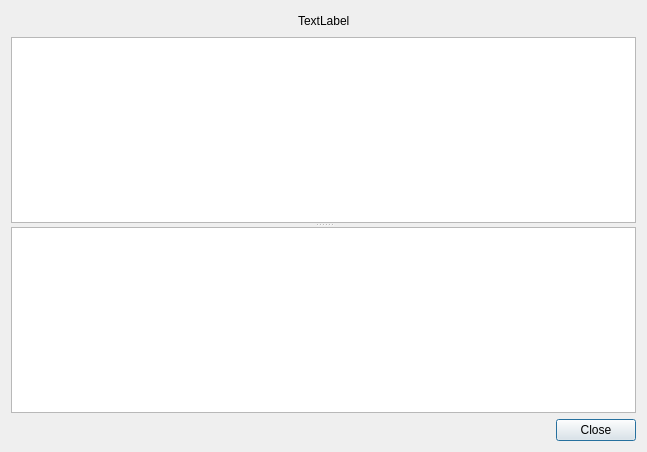
<?xml version="1.0" encoding="UTF-8"?>
<ui version="4.0">
 <class>ListTickets</class>
 <widget class="QDialog" name="ListTickets">
  <property name="geometry">
   <rect>
    <x>0</x>
    <y>0</y>
    <width>647</width>
    <height>452</height>
   </rect>
  </property>
  <property name="windowTitle">
   <string>Dialog</string>
  </property>
  <layout class="QVBoxLayout" name="verticalLayout">
   <item>
    <layout class="QHBoxLayout" name="horizontalLayout">
     <item>
      <spacer name="horizontalSpacer">
       <property name="orientation">
        <enum>Qt::Horizontal</enum>
       </property>
       <property name="sizeHint" stdset="0">
        <size>
         <width>40</width>
         <height>20</height>
        </size>
       </property>
      </spacer>
     </item>
     <item>
      <widget class="QLabel" name="label">
       <property name="text">
        <string>TextLabel</string>
       </property>
      </widget>
     </item>
     <item>
      <spacer name="horizontalSpacer_2">
       <property name="orientation">
        <enum>Qt::Horizontal</enum>
       </property>
       <property name="sizeHint" stdset="0">
        <size>
         <width>40</width>
         <height>20</height>
        </size>
       </property>
      </spacer>
     </item>
    </layout>
   </item>
   <item>
    <widget class="QSplitter" name="splitter">
     <property name="orientation">
      <enum>Qt::Vertical</enum>
     </property>
     <widget class="QTreeView" name="treeView"/>
     <widget class="QTextBrowser" name="textBrowser"/>
    </widget>
   </item>
   <item>
    <widget class="QDialogButtonBox" name="buttonBox">
     <property name="orientation">
      <enum>Qt::Horizontal</enum>
     </property>
     <property name="standardButtons">
      <set>QDialogButtonBox::Close</set>
     </property>
    </widget>
   </item>
  </layout>
 </widget>
 <resources/>
 <connections>
  <connection>
   <sender>buttonBox</sender>
   <signal>accepted()</signal>
   <receiver>ListTickets</receiver>
   <slot>accept()</slot>
   <hints>
    <hint type="sourcelabel">
     <x>248</x>
     <y>254</y>
    </hint>
    <hint type="destinationlabel">
     <x>157</x>
     <y>274</y>
    </hint>
   </hints>
  </connection>
  <connection>
   <sender>buttonBox</sender>
   <signal>rejected()</signal>
   <receiver>ListTickets</receiver>
   <slot>reject()</slot>
   <hints>
    <hint type="sourcelabel">
     <x>316</x>
     <y>260</y>
    </hint>
    <hint type="destinationlabel">
     <x>286</x>
     <y>274</y>
    </hint>
   </hints>
  </connection>
 </connections>
</ui>
